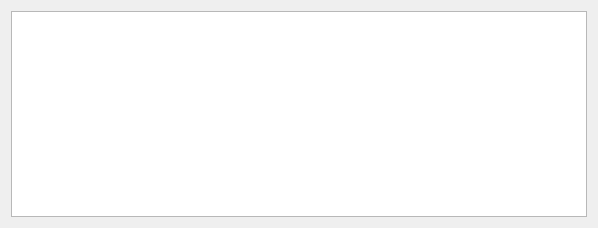
<?xml version="1.0" encoding="UTF-8"?>
<ui version="4.0">
 <class>ShowMessageWidget</class>
 <widget class="QWidget" name="ShowMessageWidget">
  <property name="geometry">
   <rect>
    <x>0</x>
    <y>0</y>
    <width>598</width>
    <height>228</height>
   </rect>
  </property>
  <property name="windowTitle">
   <string>Show message</string>
  </property>
  <layout class="QVBoxLayout" name="verticalLayout">
   <item>
    <widget class="QTextEdit" name="message">
     <property name="acceptRichText">
      <bool>false</bool>
     </property>
    </widget>
   </item>
  </layout>
 </widget>
 <resources/>
 <connections/>
</ui>
